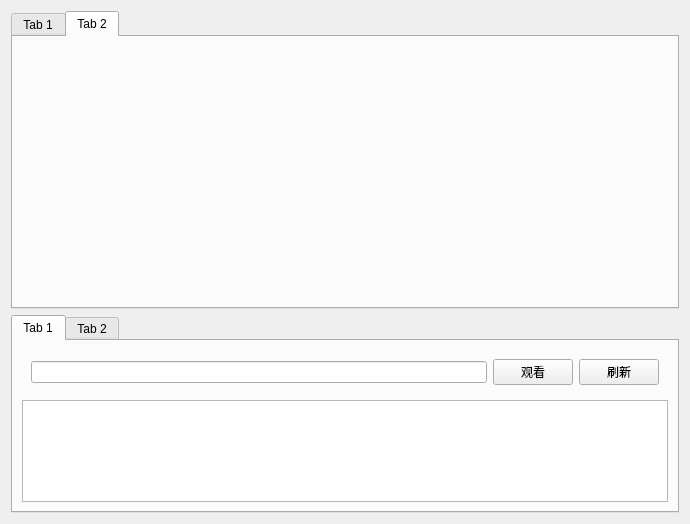
<?xml version="1.0" encoding="UTF-8"?>
<ui version="4.0">
 <class>ExperimentDemandWidget</class>
 <widget class="QWidget" name="ExperimentDemandWidget">
  <property name="geometry">
   <rect>
    <x>0</x>
    <y>0</y>
    <width>690</width>
    <height>524</height>
   </rect>
  </property>
  <property name="windowTitle">
   <string>Form</string>
  </property>
  <layout class="QVBoxLayout" name="verticalLayout" stretch="3,2">
   <item>
    <widget class="QTabWidget" name="tabWidgetDisplay">
     <property name="currentIndex">
      <number>1</number>
     </property>
     <widget class="QWidget" name="tab">
      <attribute name="title">
       <string>Tab 1</string>
      </attribute>
     </widget>
     <widget class="QWidget" name="tab_2">
      <attribute name="title">
       <string>Tab 2</string>
      </attribute>
     </widget>
    </widget>
   </item>
   <item>
    <widget class="QTabWidget" name="tabWidgetData">
     <property name="currentIndex">
      <number>0</number>
     </property>
     <widget class="QWidget" name="tabRunnningExperiments">
      <attribute name="title">
       <string>Tab 1</string>
      </attribute>
      <layout class="QVBoxLayout" name="verticalLayout_2">
       <item>
        <widget class="QWidget" name="widget" native="true">
         <layout class="QHBoxLayout" name="horizontalLayout">
          <item>
           <widget class="QLineEdit" name="lineEditRunExperToken"/>
          </item>
          <item>
           <widget class="QPushButton" name="pushButtonLiveExper">
            <property name="text">
             <string>观看</string>
            </property>
           </widget>
          </item>
          <item>
           <widget class="QPushButton" name="pushButtonLiveExperFlush">
            <property name="text">
             <string>刷新</string>
            </property>
           </widget>
          </item>
         </layout>
        </widget>
       </item>
       <item>
        <widget class="QTreeView" name="treeViewRunningExperiments"/>
       </item>
      </layout>
     </widget>
     <widget class="QWidget" name="tabHistoryExperiment">
      <attribute name="title">
       <string>Tab 2</string>
      </attribute>
      <layout class="QVBoxLayout" name="verticalLayout_3">
       <item>
        <widget class="QWidget" name="widget_2" native="true">
         <layout class="QHBoxLayout" name="horizontalLayout_2">
          <item>
           <widget class="QLineEdit" name="lineEditHisExperToken"/>
          </item>
          <item>
           <widget class="QPushButton" name="pushButtonPlaybackExper">
            <property name="text">
             <string>回放</string>
            </property>
           </widget>
          </item>
          <item>
           <widget class="QProgressBar" name="progressBarHistory">
            <property name="value">
             <number>0</number>
            </property>
           </widget>
          </item>
          <item>
           <widget class="QPushButton" name="pushButtonPlaybackExperFlush">
            <property name="text">
             <string>刷新</string>
            </property>
           </widget>
          </item>
          <item>
           <widget class="QSpinBox" name="spinBox">
            <property name="minimum">
             <number>1</number>
            </property>
            <property name="maximum">
             <number>60</number>
            </property>
           </widget>
          </item>
         </layout>
        </widget>
       </item>
       <item>
        <widget class="QTreeView" name="treeViewHistoryExperiment"/>
       </item>
      </layout>
     </widget>
    </widget>
   </item>
  </layout>
 </widget>
 <resources/>
 <connections/>
</ui>
